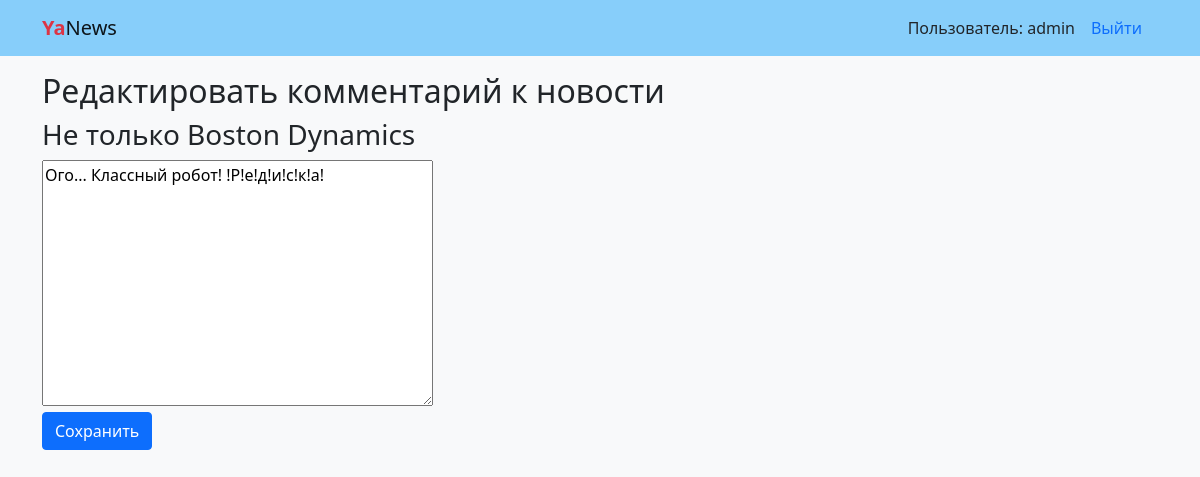
/edit_comment/1/ (signed in), run on the app's committed database.
### news/models.py (models this page shows, shortened)
class Comment(models.Model):
    news = models.ForeignKey(
        News,
        on_delete=models.CASCADE
    )
    author = models.ForeignKey(
        settings.AUTH_USER_MODEL,
        on_delete=models.CASCADE,
    )
    text = models.TextField()
    created = models.DateTimeField(auto_now_add=True)
    class Meta:
        ordering = ('created',)

class News(models.Model):
    title = models.CharField(max_length=50)
    text = models.TextField()
    date = models.DateField(default=datetime.today)
    class Meta:
        ordering = ('-date',)
        verbose_name_plural = 'Новости'
        verbose_name = 'Новость'

### news/views.py (the view)
# urls.py: path('edit_comment/<int:pk>/', views.CommentUpdate.as_view(), name='edit'),
class CommentUpdate(CommentBase, generic.UpdateView):
    template_name = 'news/edit.html'
    form_class = CommentForm

### news/forms.py (shortened to what this page needs)
class CommentForm(ModelForm):
    class Meta:
        model = Comment
        fields = ('text',)

### news/views.py (called while the page is built)
    def get_queryset(self):
        return self.model.objects.filter(author=self.request.user)

### templates/news/edit.html (shortened to what this page needs)
{% extends "base.html" %}
{% block content %}
  <h2>Редактировать комментарий к новости</h2>
  <h3>{{ comment.news.title }}</h3>
  <form class="form-horizontal" method="post">
    {% for field in form %}
      {{ field }}
    {% endfor %}
    <div class="form-actions">
      <button type="submit" class="btn btn-primary" >Сохранить</button>
    </div>
  </form>
{% endblock %}

### templates/includes/header.html (shortened to what this page needs)
<header>
  <nav class="navbar navbar-light" style="background-color: lightskyblue">
    <li class="container">
      <a class="navbar-brand" href="{% url 'news:home' %}">
        <span class="text-danger"><b>Ya</b></span>News
      </a>
      <ul class="nav nav-pills">
        {% if user.is_authenticated %}
          <li class="align-self-center">
            Пользователь: {{ user.username }}
          </li>
          <li class="nav-item">
            <a class="nav-link" href="{% url 'users:logout' %}">Выйти</a>
          </li>
        {% endif %}
      </ul>
    </li>
  </nav>
</header>

### data on the page
Comment: news "Не только Boston Dynamics", form "Ого... Классный робот! !Р!е!д!и!с!к!а!"

### other printed values
{{ user.username }} "admin"
